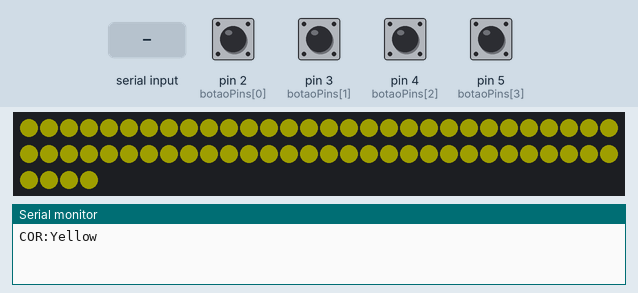
This sketch was run on a simulated Arduino Uno, built with avr-gcc and run on an emulated ATmega328P. Parts: 64 RGB LEDs in strip order, left to right, continuing on the next row, the last lines printed to the serial monitor. Inputs (shaded band) come from the test bench; at power-on: pin 2 (botaoPins[0]), pin 3 (botaoPins[1]), pin 4 (botaoPins[2]), pin 5 (botaoPins[3]) HIGH. Dim RGB values are drawn brighter than linear; random numbers use the default seed unless the sketch sets one.

Above: at 1.2 s.
1.3 s: pin 2 (botaoPins[0]) pulled LOW for 0.15 s
At 1.7 s:
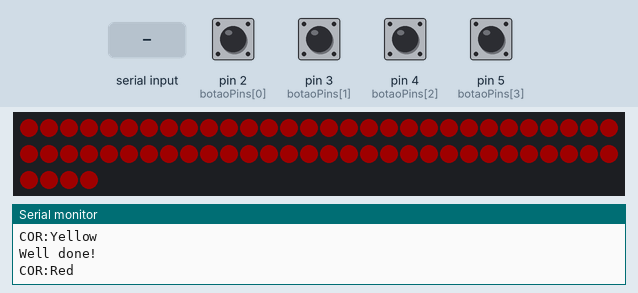
2.9 s: pin 5 (botaoPins[3]) pulled LOW for 0.15 s
At 4.1 s:
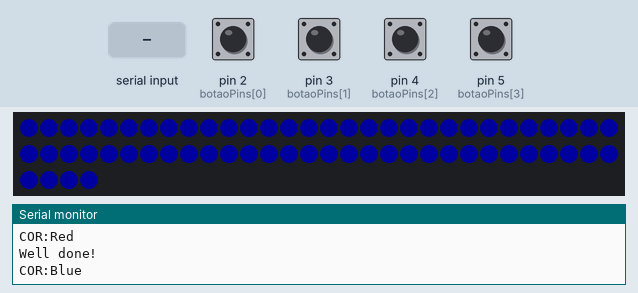
4.5 s: "OFF\n" received over Serial
At 5.5 s:
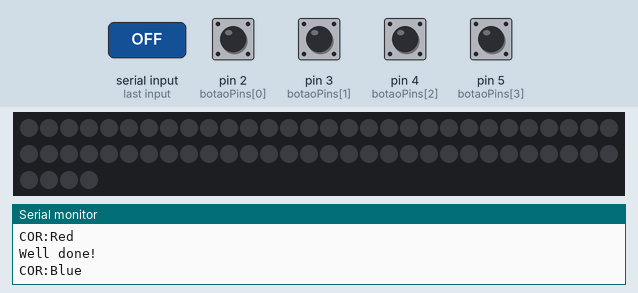
7.6 s: pin 4 (botaoPins[2]) pulled LOW for 0.15 s
At 8.8 s:
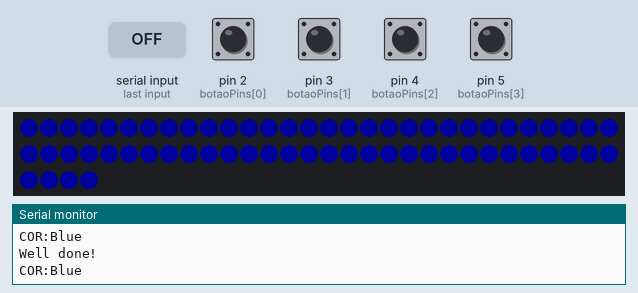
9.2 s: pin 4 (botaoPins[2]) pulled LOW for 1 s
At 10.1 s:
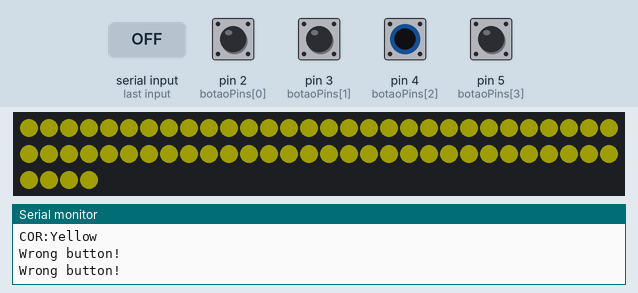
Timing chart, 0 to 12.2 s (numbered marks = the images above; inputs shaded):
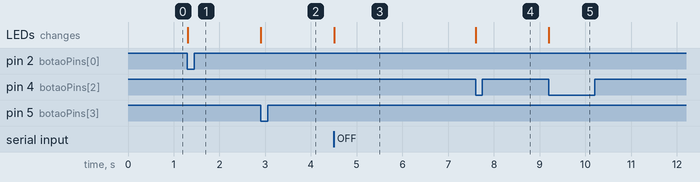

Measured:
- after the input at 1.3 s, the LEDs: change at once (image 1)
- after the input at 2.9 s, the LEDs: change at once (image 2)
- after the input at 4.5 s, the LEDs: change at once (image 3)
- after the input at 7.6 s, the LEDs: change at once (image 4)
- after the input at 9.2 s, the LEDs: change at once (image 5)

The sketch:

arduinoTI_butoes.ino
```cpp
#include <Adafruit_NeoPixel.h>

#define PIN 6        // pino digital ligado aos LEDs
#define NUM_LEDS 64  // número total de LEDs na tira

// cria o objeto "strip" para controlar os LEDs, com configuração GRB e frequência de 800kHz
Adafruit_NeoPixel strip = Adafruit_NeoPixel(NUM_LEDS, PIN, NEO_GRB + NEO_KHZ800);

const int botaoPins[4] = { 2, 3, 4, 5 };
const uint32_t cores[4] = {
  strip.Color(255, 255, 0),  // Yellow
  strip.Color(0, 255, 0),    // Green
  strip.Color(0, 0, 255),    // Blue
  strip.Color(255, 0, 0)     // Red
};
const char* nomes[4] = { "Yellow", "Green", "Blue", "Red" };

// índices para armazenar a cor atual e a cor anterior
int corAtual = -1;
int corAnterior = -1;

String input = "";

void setup() {
  Serial.begin(9600);
  strip.begin();
  strip.setBrightness(30);
  strip.show();

  for (int i = 0; i < 4; i++) {
    pinMode(botaoPins[i], INPUT_PULLUP);
  }

  randomSeed(analogRead(A0));
  novaCor();  // escolhe a primeira cor aleatória
}

void loop() {
  receberComando();

  // verifica se algum botão foi pressionado
  for (int i = 0; i < 4; i++) {
    if (digitalRead(botaoPins[i]) == LOW) { // botão pressionado (nível LOW)
      if (i == corAtual) {
        Serial.println("Well done!");
        novaCor();
      } else {
        Serial.println("Wrong button!");
      }
      delay(300);
    }
  }
}

void novaCor() {
  int nova;

  // garante que a nova cor seja diferente da anterior
  do {
    nova = random(0, 4);
  } while (nova == corAnterior);

  corAnterior = corAtual;
  corAtual = nova;

// atualiza todos os LEDs com a nova cor
  for (int i = 0; i < NUM_LEDS; i++) {
    strip.setPixelColor(i, cores[corAtual]);
  }
  strip.show();

  Serial.print("COR:");
  Serial.println(nomes[corAtual]);
}

void receberComando() {
  // lê os caracteres recebidos pela Serial
  while (Serial.available()) {
    char c = Serial.read();
    if (c == '\n') { // fim de linha indica fim do comando
      input.trim();

// executa comandos recebidos
      if (input.equals("OFF")) {
        apagar();
      } else if (input.equals("NEXT")) {
        novaCor();  // mostra nova cor e envia nome via Serial
      }

      input = "";  // limpa após processar comando
    } else {
      input += c; // adiciona caractere ao comando
    }
  }
}

void apagar() {
  // apaga todos os LEDs (define a cor como 0 = preto)
  for (int i = 0; i < NUM_LEDS; i++) {
    strip.setPixelColor(i, 0);
  }
  strip.show(); //atualiza os LEDs
}
```
